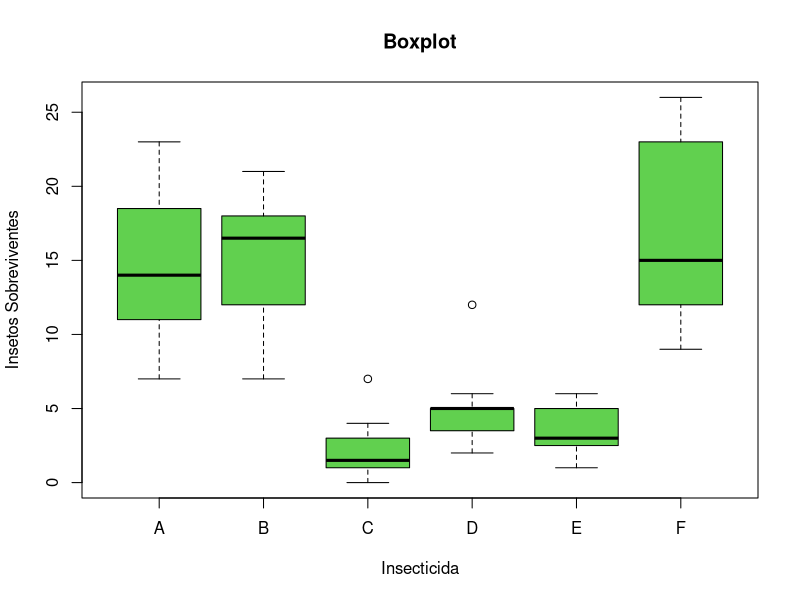
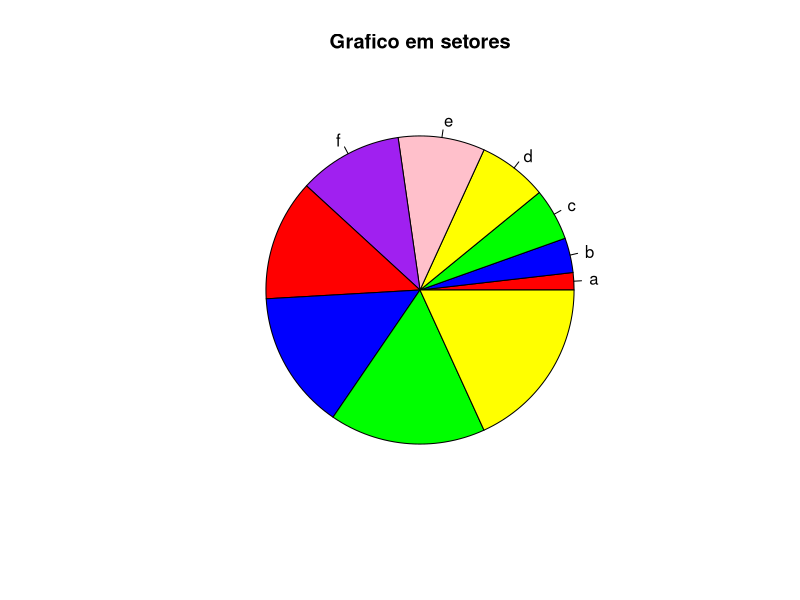
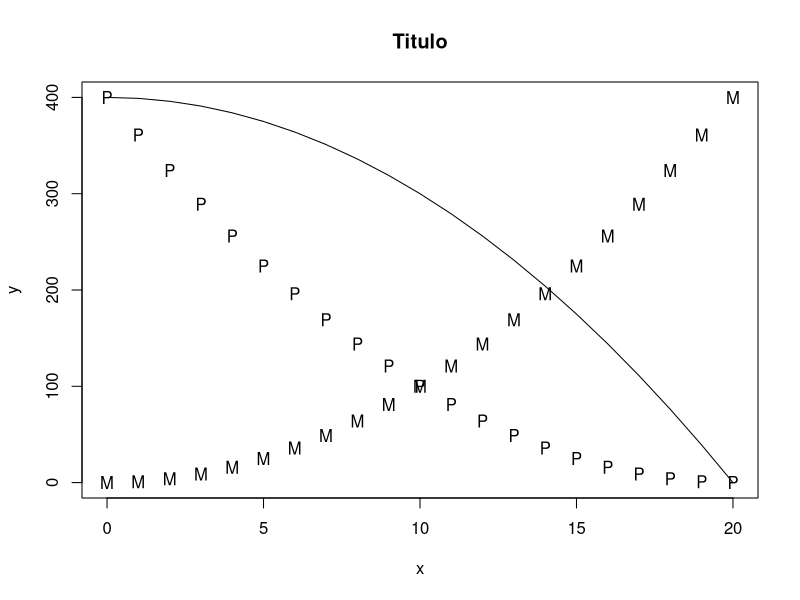
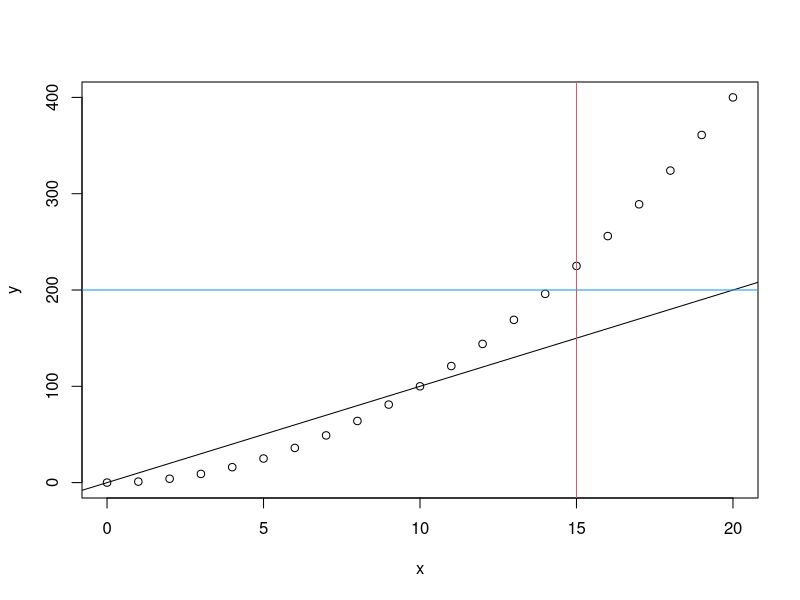
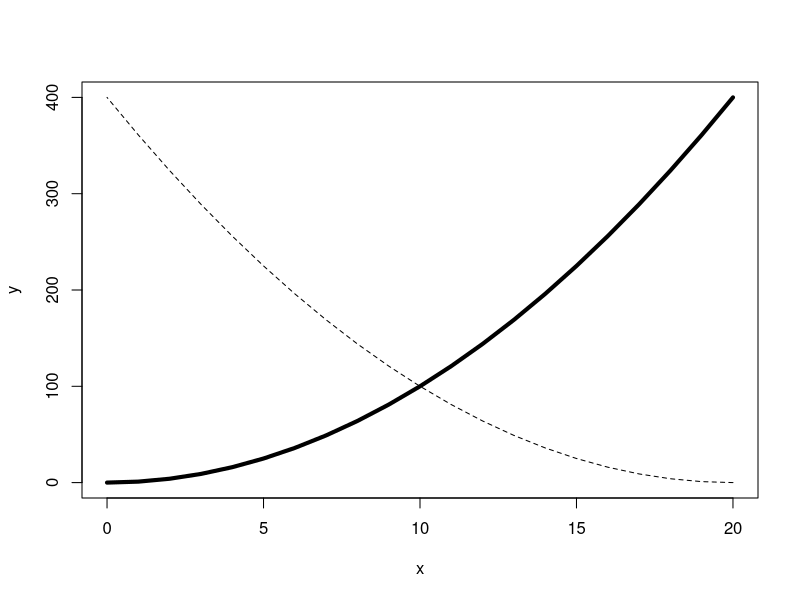
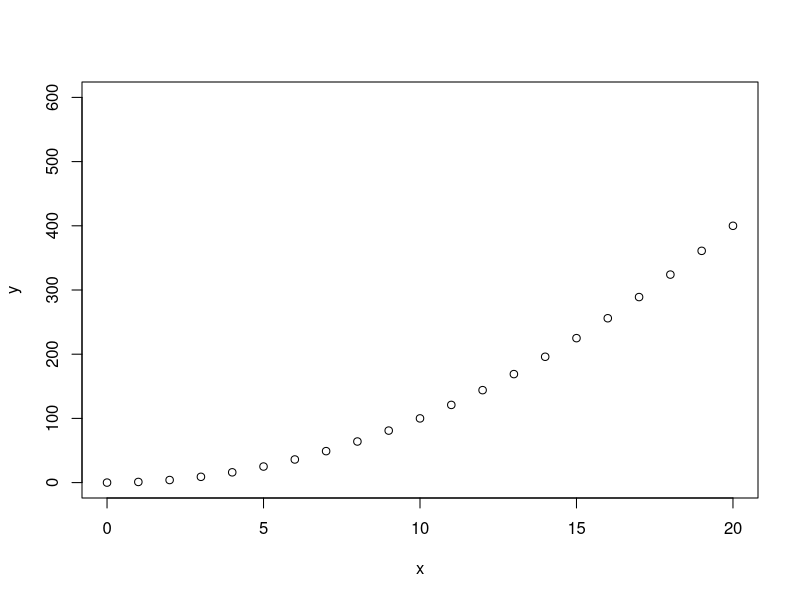
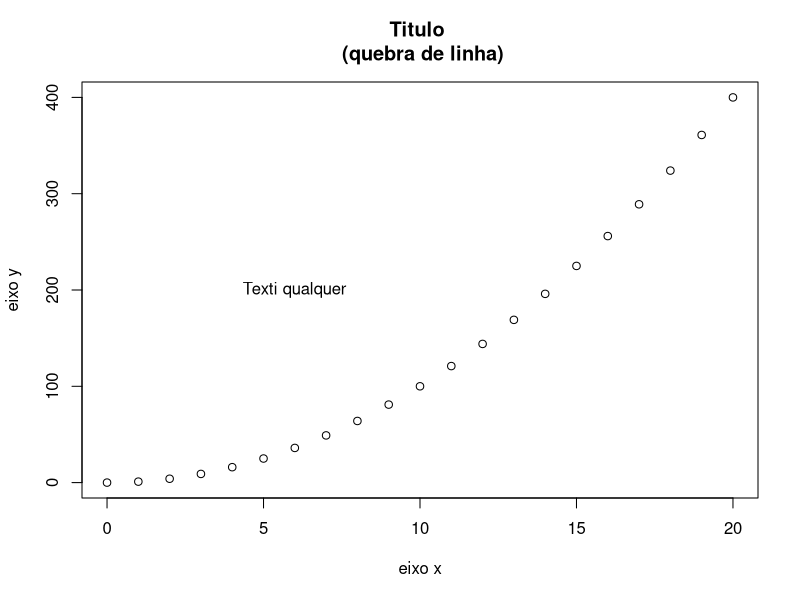
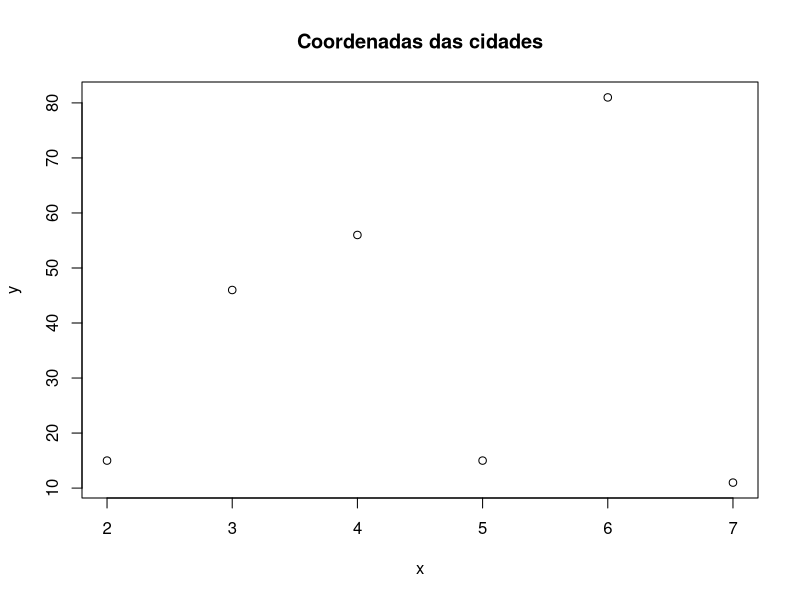

These figures' R source, in order:

#Exemplo1
InsectSprays
boxplot(count~spray,
        data=InsectSprays,
        main="Boxplot",
        xlab="Insecticida",
        ylab="Insetos Sobreviventes",
        col=3
)

#grafico em setores

a<-c(1,2,3,4,5,6,7,8,9,10)
names(a) <- c('a','b','c','d','e','f')
pie(a, col=c("red","blue","green","yellow","pink","purple"),
    main="Grafico em setores")




x <- c(0:20)
y = x^2
plot(x,y,pch="M") #plotando x e y 
points(rev(x),y, pch="P") #adicionando pontos
lines(x,400-y)
title("Titulo")


x <- c(0:20)
y = x^2
plot(x,y)
abline(0,10) #reta passando pelo 0 e inclinação 20
abline(h=200, col=4) #reta horinzontal em y=200 azul
abline(v=15, col=2) #reta vertical em x=15 vermelha

#mudando linhas
x <- c(0:20)
y = x^2
plot(x,y, type = 'n')
lines(x,y,lwd=4)
lines(rev(x),y,lty=2)


#definindo manualmente o intervalo dos eixos
plot(x,y,
    ylim= c(0,600)
    )


#adicionando text
plot(x,y,xlab="eixo x", ylab="eixo y")
title("Titulo \n (quebra de linha)")
text(6,200,"Texti qualquer")



#interagindo com a janela grafica+
x<-c(2,3,4,5,6,7)
y<-c(15,46,56,15,81,11)
nomes<-LETTERS[1:6]
cidades<-data.frame(x,y,row.names = nomes)
cidades

plot(cidades, main="Coordenadas das cidades")

#podemos identificar os nomes das cidades
identify(x,y,nomes,n=3)



